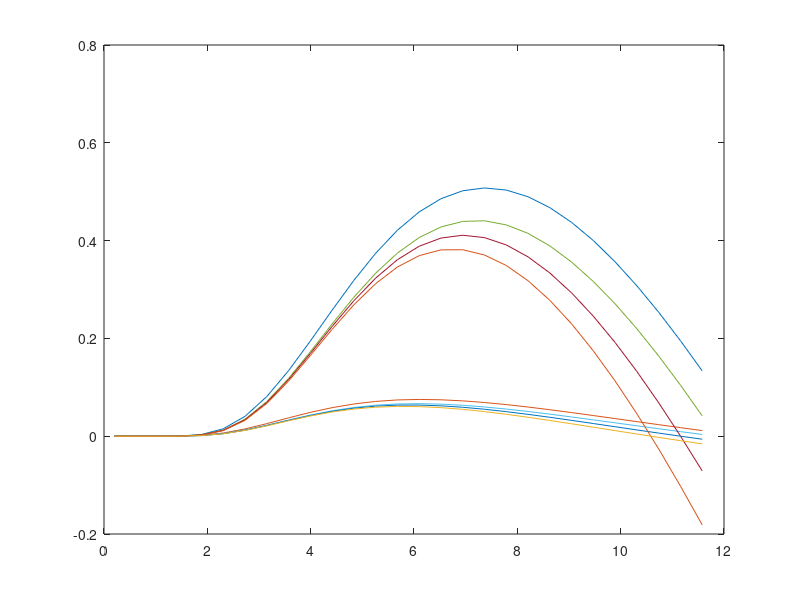

Reproduce this figure in MATLAB.
close all
clear all
clc                          
%PARAMETERS OF A 2MW DFIG
%IEEE - DFIM: Chapter 3 
%--------------------------------------------------------------------------
f = 50;                     % Stator frequency (Hz)
n = 1500;                   % Synchronous speed at 50 Hz|(rev/min)
Ps = 2e6;                   % Nominal stator three-phase active power|(MW)
Vs = 690;                   % Line-to-line nominal stator voltage in rms (V)
Is = 1760;                  % Each phase nominal stator current in rms (Amp)
Tem = 12732;                % Nominal torque at generator or motor modes (N.m)
%Stator connection Star
p = 2;                      % Pole pair 
Vr = 2070;                  % Line-to-line nominal rotor voltage in rms (reached at speed near zero) (V)
%Rotor connection Star
u = 0.34;                   % Stator/rotor turns ratio (relation between the stator and rotor)
Rs = 2.6e-3;                % Stator resistance (mohm)
Lsi = 87e-6;                % Stator leakage inductance (uH)
Lm = 2.5e-3;                % Magnetizing inductace (mH)
Rres = 26.1e-3;             %% Rotor resistance (mohm)
Rind = 783e-6;              %% Rotor leakage inductance (uH)
Rr = 2.9e-3;                % Rotor resistance referred to stator (mohm)
Lsr = 87e-6;                % Rotor leakage inductance referred to the stator (uH)
Ls = Lm + Lsi;              % Stator inductance (mH)
Lr = Lm + Lsr;              % Rotor inductance (mH)
%--------------------------------------------------------------------------
%Space for Rotor Side Converter
Q = 0;                      % For Reactive power = 0
smax = 0.33;                % Maximun slip 0.25
Fs = 1.28;                  % Stator Flux
Vbus = 1000;                % Bus Voltage
%Mechanic 
J = 127;                    % Inertia Kg*m^2
D = 1e-3;                   % Damping friction factor N.m.s
%PI regulators
sigma = 1- Lm^2/(Ls*Lr); 
tau_i = (sigma*Lr)/Rr;
tau_n = 0.05;
wni = 100*(1/tau_i);
wnn = 1/tau_n;

kp_id = (2*wni*sigma*Lr)-Rr;
kp_iq = kp_id;

ki_id = (wni^2)*Lr*sigma;
ki_iq = ki_id;

kp_n = (2*wnn*J)/p;
ki_n = ((wnn^2)*J)/p;
%--------------------------------------------------------------------------
%Space for Grid Side Converter
Cbus = 80e-3;               % DC bus capacitance
Rg = 20e-6;                 % Grid side filter? resistance 1
Lg = 483e-6;                % Grid side filter? inductance 1e-3

Kpg = 1/(1.5*Vs*sqrt(2/3)); 
Kqg = -Kpg;

%PI regulators
tau_ig = Lg/Rg;
wnig = 60*2*pi;

kp_idg = (2*wnig*Lg)-Rg;
kp_iqg = kp_idg;
ki_idg = (wnig^2)*Lg;
ki_iqg = ki_idg;

kp_v = -1000;   %-1000
ki_v = -300000;

%--------------------------------------------------------------------------
%PWM 
fsw = 4e3;                  % Switching frequency (Hz)
Ts = 1/fsw/f;               % Sample time (sec)

%--------------------------------------------------------------------------
%Space for Three blade wind turbine model

N = 100;                    %Gearbox Ratio
Radio = 55;                 %Radio
ro = 1.225;                 %Air desity kg/m3 

% Cp and Ct curves
beta = 0;                   %Pitch angle
V = [0.0000,0.5556,1.1111,1.6667,2.2222,2.7778,3.3333,3.8889,4.4444,...
    5.0000,5.5556,6.1111,6.6667,7.2222,7.7778,8.3333,8.8889,9.4444, ...
    10.0000,10.5556,11.1111,11.6667,12.2222,12.7778,13.3333,13.8889,...
    14.4444,15.0000];       %wind

f1 = figure;
f2 = figure;


for beta = -2:1:2
cont = 1;
for lambda = 0.2:0.42143:11.8   % 28 Cps and Cts
    lambdai(cont)=(1./((1./(lambda-0.02*beta)+(0.003./(beta^3+1)))));
    Cp(cont)=0.73.*(151./lambdai(cont)-0.58.*beta-0.002*beta^2.14-13.2).*(exp(-18.4./lambdai(cont)));
    Ct(cont) = Cp (cont)/lambda;
    
    Pt (cont)= (1/2*ro*pi*(Radio)^2)*(V(cont))^3*Cp(cont);
    
    cont=cont+1; 
end

%  plot (V,Pt);
%  hold on;
   
tab_lambda=[0.2:0.42143:11.8];
plot (tab_lambda,Cp);
hold on;
plot (tab_lambda,Ct);
hold on;

end

 


% % Kopt for MPPT
% Cp_max = 0.44;
% lambda_opt = 7.2;
% Kopt = ((0.5*ro*pi*(Radio^5)*Cp_max)/(lambda_opt^3));
% 
% % Power cure in fuction of wind speed
% 
% P = 1.0e+06 *[0,0,0,0,0,0,0,0.0472,0.1097,0.1815,0.2568,0.3418, ...
%     0.4437,0.5642,0.7046,0.8667,1.0518,1.2616,1.4976,1.7613,2.0534,...
%     2.3513,2.4024,2.4024,2.4024,2.4024,2.4024,2.4024];
% 
% V = [0.0000,0.5556,1.1111,1.6667,2.2222,2.7778,3.3333,3.8889,4.4444,...
%     5.0000,5.5556,6.1111,6.6667,7.2222,7.7778,8.3333,8.8889,9.4444, ...
%     10.0000,10.5556,11.1111,11.6667,12.2222,12.7778,13.3333,13.8889,...
%     14.4444,15.0000];
% 
% % 
% figure
% subplot (1,2,1)
% plot (tab_lambda,Ct,'linewidth',1.5)
% xlabel('lambda','fontsize',14)
% ylabel('Ct','fontsize',14)
% 
% subplot(1,2,2)
% plot (V,P,'linewidth',1.5)
% grid
% xlabel('Wind speed (m/s)','fontsize',14)
% ylabel('Power (MW)','fontsize',14)
